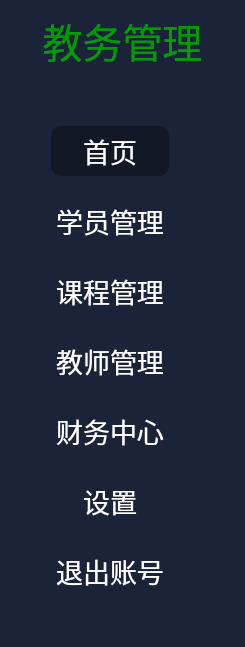
      <widget class="QWidget" name="widget" native="true">
       <property name="styleSheet">
        <string notr="true">background-color: rgb(27, 35, 56);</string>
       </property>
       <layout class="QHBoxLayout" name="horizontalLayout_4">
        <item>
         <layout class="QVBoxLayout" name="verticalLayout_3">
          <item>
           <layout class="QVBoxLayout" name="verticalLayout_2">
            <item>
             <widget class="QLabel" name="label">
              <property name="font">
               <font>
                <family>隶书</family>
                <pointsize>30</pointsize>
               </font>
              </property>
              <property name="styleSheet">
               <string notr="true">color: rgb(0, 157, 0);</string>
              </property>
              <property name="text">
               <string>教务管理</string>
              </property>
              <property name="alignment">
               <set>Qt::AlignCenter</set>
              </property>
             </widget>
            </item>
            <item>
             <layout class="QHBoxLayout" name="horizontalLayout_3">
              <item>
               <spacer name="horizontalSpacer">
                <property name="orientation">
                 <enum>Qt::Horizontal</enum>
                </property>
                <property name="sizeHint" stdset="0">
                 <size>
                  <width>40</width>
                  <height>20</height>
                 </size>
                </property>
               </spacer>
              </item>
              <item>
               <layout class="QVBoxLayout" name="verticalLayout">
                <property name="spacing">
                 <number>20</number>
                </property>
                <property name="topMargin">
                 <number>50</number>
                </property>
                <property name="rightMargin">
                 <number>25</number>
                </property>
                <item>
                 <widget class="QPushButton" name="pushButton">
                  <property name="font">
                   <font>
                    <family>隶书</family>
                    <pointsize>20</pointsize>
                   </font>
                  </property>
                  <property name="styleSheet">
                   <string notr="true">QPushButton{
	color: rgb(255, 255, 255);
	border-radius:10px;
	padding:5px
}
QPushButton:hover{
	background-color: rgb(56, 71, 115);
}
QPushButton:checked{
	background-color: #131827;
}</string>
                  </property>
                  <property name="text">
                   <string>首页</string>
                  </property>
                  <property name="checkable">
                   <bool>true</bool>
                  </property>
                  <property name="checked">
                   <bool>true</bool>
                  </property>
                  <property name="autoExclusive">
                   <bool>true</bool>
                  </property>
                 </widget>
                </item>
                <item>
                 <widget class="QPushButton" name="pushButton_2">
                  <property name="font">
                   <font>
                    <family>隶书</family>
                    <pointsize>20</pointsize>
                   </font>
                  </property>
                  <property name="styleSheet">
                   <string notr="true">QPushButton{
	color: rgb(255, 255, 255);
	border-radius:10px;
	padding:5px
}
QPushButton:hover{
	background-color: rgb(56, 71, 115);
}
QPushButton:checked{
	background-color: #131827;
}</string>
                  </property>
                  <property name="text">
                   <string>学员管理</string>
                  </property>
                  <property name="checkable">
                   <bool>true</bool>
                  </property>
                  <property name="autoExclusive">
                   <bool>true</bool>
                  </property>
                 </widget>
                </item>
                <item>
                 <widget class="QPushButton" name="pushButton_7">
                  <property name="font">
                   <font>
                    <family>隶书</family>
                    <pointsize>20</pointsize>
                   </font>
                  </property>
                  <property name="styleSheet">
                   <string notr="true">QPushButton{
	color: rgb(255, 255, 255);
	border-radius:10px;
	padding:5px
}
QPushButton:hover{
	background-color: rgb(56, 71, 115);
}
QPushButton:checked{
	background-color: #131827;
}</string>
                  </property>
                  <property name="text">
                   <string>课程管理</string>
                  </property>
                  <property name="checkable">
                   <bool>true</bool>
                  </property>
                  <property name="autoExclusive">
                   <bool>true</bool>
                  </property>
                 </widget>
                </item>
                <item>
                 <widget class="QPushButton" name="pushButton_3">
                  <property name="font">
                   <font>
                    <family>隶书</family>
                    <pointsize>20</pointsize>
                   </font>
                  </property>
                  <property name="styleSheet">
                   <string notr="true">QPushButton{
	color: rgb(255, 255, 255);
	border-radius:10px;
	padding:5px
}
QPushButton:hover{
	background-color: rgb(56, 71, 115);
}
QPushButton:checked{
	background-color: #131827;
}</string>
                  </property>
                  <property name="text">
                   <string>教师管理</string>
                  </property>
                  <property name="checkable">
                   <bool>true</bool>
                  </property>
                  <property name="autoExclusive">
                   <bool>true</bool>
                  </property>
                 </widget>
                </item>
                <item>
                 <widget class="QPushButton" name="pushButton_4">
                  <property name="font">
                   <font>
                    <family>隶书</family>
                    <pointsize>20</pointsize>
                   </font>
                  </property>
                  <property name="styleSheet">
                   <string notr="true">QPushButton{
	color: rgb(255, 255, 255);
	border-radius:10px;
	padding:5px
}
QPushButton:hover{
	background-color: rgb(56, 71, 115);
}
QPushButton:checked{
	background-color: #131827;
}</string>
                  </property>
                  <property name="text">
                   <string>财务中心</string>
                  </property>
                  <property name="checkable">
                   <bool>true</bool>
                  </property>
                  <property name="autoRepeat">
                   <bool>false</bool>
                  </property>
                  <property name="autoExclusive">
                   <bool>true</bool>
                  </property>
                 </widget>
                </item>
                <item>
                 <widget class="QPushButton" name="pushButton_5">
                  <property name="font">
                   <font>
                    <family>隶书</family>
                    <pointsize>20</pointsize>
                   </font>
                  </property>
                  <property name="styleSheet">
                   <string notr="true">QPushButton{
	color: rgb(255, 255, 255);
	border-radius:10px;
	padding:5px
}
QPushButton:hover{
	background-color: rgb(56, 71, 115);
}
QPushButton:checked{
	background-color: #131827;
}</string>
                  </property>
                  <property name="text">
                   <string>设置</string>
                  </property>
                  <property name="checkable">
                   <bool>true</bool>
                  </property>
                  <property name="autoRepeat">
                   <bool>false</bool>
                  </property>
                  <property name="autoExclusive">
                   <bool>true</bool>
                  </property>
                 </widget>
                </item>
                <item>
                 <widget class="QPushButton" name="pushButton_6">
                  <property name="font">
                   <font>
                    <family>隶书</family>
                    <pointsize>20</pointsize>
                   </font>
                  </property>
                  <property name="styleSheet">
                   <string notr="true">QPushButton{
	color: rgb(255, 255, 255);
	border-radius:10px;
	padding:5px
}
QPushButton:hover{
	background-color: rgb(56, 71, 115);
}
QPushButton:checked{
	background-color: #131827;
}</string>
                  </property>
                  <property name="text">
                   <string>退出账号</string>
                  </property>
                  <property name="checkable">
                   <bool>true</bool>
                  </property>
                  <property name="autoRepeat">
                   <bool>false</bool>
                  </property>
                  <property name="autoExclusive">
                   <bool>true</bool>
                  </property>
                 </widget>
                </item>
               </layout>
              </item>
              <item>
               <spacer name="horizontalSpacer_2">
                <property name="orientation">
                 <enum>Qt::Horizontal</enum>
                </property>
                <property name="sizeHint" stdset="0">
                 <size>
                  <width>40</width>
                  <height>20</height>
                 </size>
                </property>
               </spacer>
              </item>
             </layout>
            </item>
           </layout>
          </item>
          <item>
           <spacer name="verticalSpacer">
            <property name="orientation">
             <enum>Qt::Vertical</enum>
            </property>
            <property name="sizeHint" stdset="0">
             <size>
              <width>20</width>
              <height>40</height>
             </size>
            </property>
           </spacer>
          </item>
         </layout>
        </item>
       </layout>
      </widget>
